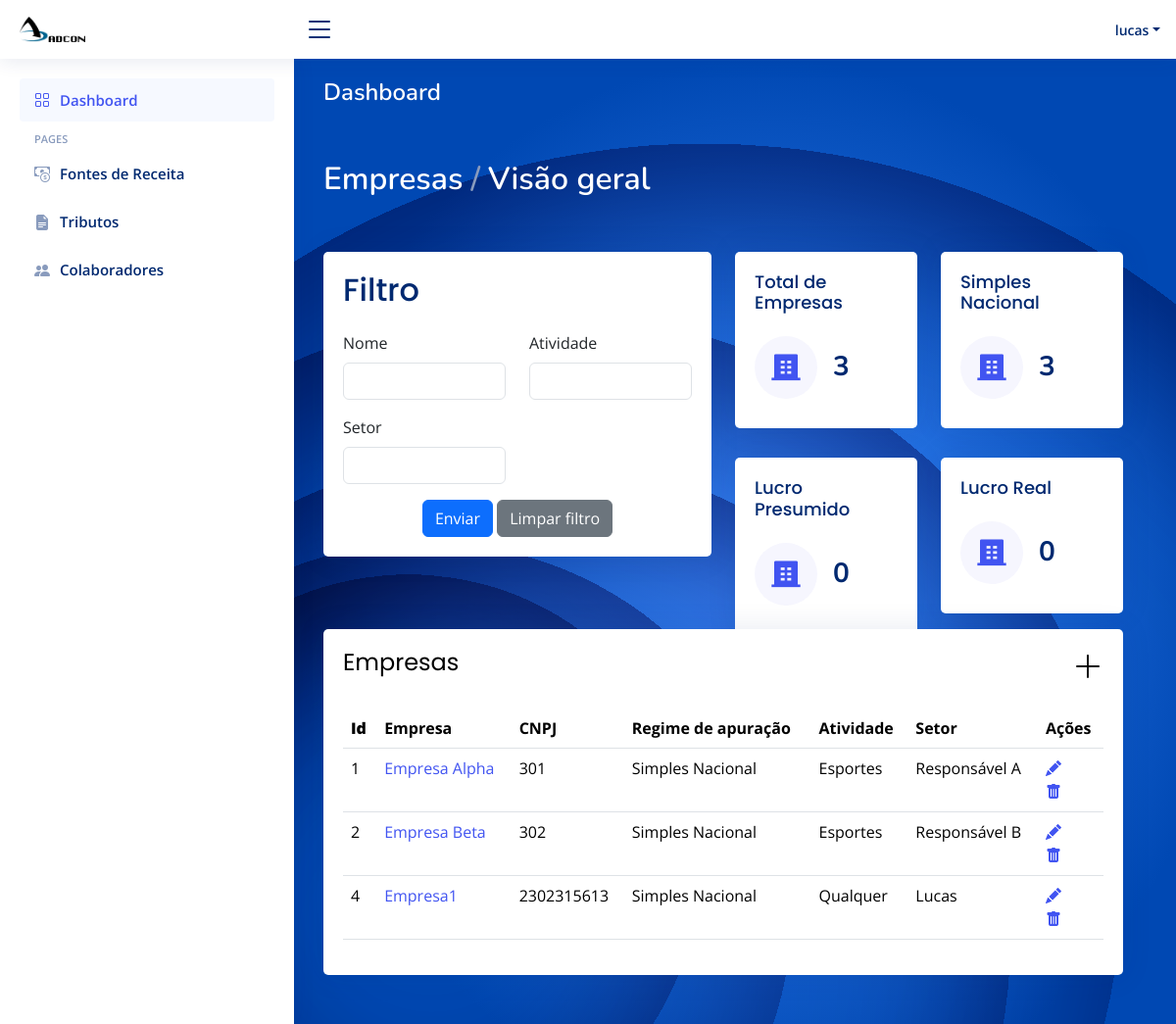
Screenshot of /index (signed in) with the database file from the repository.
### app/models.py (models this page shows)
class Empresa(models.Model):
    id_empresa = models.AutoField(primary_key=True)
    nome = models.CharField(max_length=100, blank=True, null=True)
    responsaveis = models.CharField(max_length=100, blank=True, null=True)
    atividade = models.CharField(max_length=100, blank=True, null=True)
    cnpj_federal = models.ForeignKey(Federal, on_delete=models.CASCADE)
    ie_estadual = models.ForeignKey(Estadual, on_delete=models.CASCADE)
    ccm_municipal = models.ForeignKey(Municipal, on_delete=models.CASCADE)
    regime_apuracao = models.CharField(max_length=100, blank=True, null=True)

### app/views.py (the view)
# urls.py: path("", index, name='index'),
def index(request):
    nome = request.GET.get('nome')
    atividade = request.GET.get('atividade')
    responsavel = request.GET.get('responsavel')
    regime_apuracao = request.GET.get('regime_apuracao')
    empresas_lucro_real = Empresa.objects.filter(regime_apuracao='Lucro Real').count()
    empresas_simples_nacional = Empresa.objects.filter(regime_apuracao='Simples Nacional').count()
    empresas_lucro_presumido = Empresa.objects.filter(regime_apuracao='Lucro Presumido').count()
    empresas = Empresa.objects.all()
    if nome:
        empresas = empresas.filter(nome__icontains=nome)
    if atividade:
        empresas = empresas.filter(atividade__icontains=atividade)
    if responsavel:
        empresas = empresas.filter(responsavel__icontains=responsavel)
    if regime_apuracao:
        empresas = empresas.filter(regime_apuracao=regime_apuracao)
    return render(request, 'frontend/index.html', {
        'empresas': empresas,
        'empresas_lucro_real': empresas_lucro_real,
        'empresas_simples_nacional': empresas_simples_nacional,
        'empresas_lucro_presumido': empresas_lucro_presumido
    })

### app/templates/frontend/index.html (shortened to what this page needs)
<!DOCTYPE html>
<html lang="en">
{% load static %}
<head>
  <link href="{% static "vendor/bootstrap/css/bootstrap.min.css" %}" rel="stylesheet">
  <link href="{% static "vendor/bootstrap-icons/bootstrap-icons.css" %}" rel="stylesheet">
  <link href="{% static "vendor/boxicons/css/boxicons.min.css" %}" rel="stylesheet">
  <link href="{% static "vendor/quill/quill.snow.css" %}" rel="stylesheet">
  <link href="{% static "vendor/quill/quill.bubble.css" %}" rel="stylesheet">
  <link href="{% static "vendor/remixicon/remixicon.css" %}" rel="stylesheet">
  <link href="{% static "vendor/simple-datatables/style.css" %}" rel="stylesheet">
  <link href="{% static "css/style.css" %}" rel="stylesheet">
</head>
<body>
  <header id="header" class="header fixed-top d-flex align-items-center">
    <div class="d-flex align-items-center justify-content-between">
      <a href="{% url 'index' %}" class="logo d-flex align-items-center">
        <img src="{% static "img/logo.png" %}" alt="" >
      </a>
      <i class="bi bi-list toggle-sidebar-btn"></i>
    </div>
    <nav class="header-nav ms-auto">
      <ul class="d-flex align-items-center">
        <li class="nav-item dropdown pe-3">
          <a class="nav-link nav-profile d-flex align-items-center pe-0" href="#" data-bs-toggle="dropdown">
            <span class="d-none d-md-block dropdown-toggle ps-2">{{user.username}}</span>
          </a>
        </li>
      </ul>
    </nav>
  </header>
  <aside id="sidebar" class="sidebar">
    <ul class="sidebar-nav" id="sidebar-nav">
      <li class="nav-item">
        <a class="nav-link " href="{% url 'index' %}">
          <i class="bi bi-grid"></i>
          <span>Dashboard</span>
        </a>
      </li>
      <li class="nav-heading">Pages</li>
      <li class="nav-item">
        <a class="nav-link collapsed" href="{% url 'fontes_receitas' %}">
          <i class="bi bi-cash-coin"></i>
          <span>Fontes de Receita</span>
        </a>
      </li>
      <li class="nav-item">
        <a class="nav-link collapsed" href="{% url 'tributos' %}">
          <i class="bi bi-file-earmark-text-fill"></i>
          <span>Tributos</span>
        </a>
      </li>
      <li class="nav-item">
        <a class="nav-link collapsed" href={% url 'colaboradores' %}>
          <i class="bi bi-people-fill"></i>
          <span>Colaboradores</span>
        </a>
      </li>
    </ul>
  </aside>
  <main id="main" class="main" style="background-image: url('{% static "img/graphic-side.svg" %}');">
    <div class="pagetitle">
      <h1 style="color: white;">Dashboard</h1>
      <nav>
        <ol class="breadcrumb" style="margin-bottom: 50px; margin-top: 50px; font-size: xx-large;">
          <li class="breadcrumb-item" style="color: white;">Empresas</li>
          <li class="breadcrumb-item" style="color: white;" >Visão geral</li>
        </ol>
      </nav>
    </div>
    <section class="section dashboard">
      <div class="row">
        <div class="row" style="height: 385px; margin-bottom: 0%;">
          <div class="col-lg-6">
            <div class="card" style="width: 100%; padding-bottom: 0px;">
              <div class="card-body">
                <h5 class="card-title" style="font-size: xx-large;">Filtro</h5>
                <form action="{% url 'index' %}" method="GET"> {% csrf_token %}
                  <div class="row mb-3">
                    <div class="col-sm-6">
                      <label for="inputText" class="form-label">Nome</label>
                      <input type="text" class="form-control" id="inputText" name="nome">
                    </div>
                    <div class="col-sm-6">
                      <label for="inputText" class="form-label">Atividade</label>
                      <input type="text" class="form-control" id="inputText" name="atividade">
                    </div>
                  </div>
                  <div class="row mb-3">
                    <div class="col-sm-6">
                      <label for="inputPassword" class="form-label">Setor</label>
                      <input type="password" class="form-control" id="inputPassword" name="responsavel">
                    </div>
                  </div>
                  <div class="text-center">
                    <button type="submit" class="btn btn-primary">Enviar</button>
                    <button type="reset" class="btn btn-secondary">Limpar filtro</button>
                  </div>
                </form>
              </div>
            </div>
          </div>
          <div class="col-lg-6">
            <div class="row mb-3" style="padding-bottom: 0%; height: 43%;">
              <div class="col-xxl-6 col-md-6">
                <div class="card info-card sales-card">
                  <div class="card-body">
                    <h5 class="card-title">Total de Empresas</h5>
                    <div class="d-flex align-items-center">
                      <div class="card-icon rounded-circle d-flex align-items-center justify-content-center">
                      </div>
                      <div class="ps-3">
                        <h6>{{ empresas.count }}</h6>
                      </div>
                    </div>
                  </div>
                </div>
              </div>
              <div class="col-xxl-6 col-md-6">
                <div class="card info-card sales-card">
                  <div class="card-body">
                    <h5 class="card-title">Simples Nacional</h5>
                    <div class="d-flex align-items-center">
                      <div class="card-icon rounded-circle d-flex align-items-center justify-content-center">
                      </div>
                      <div class="ps-3">
                        <h6>{{ empresas_simples_nacional }}</h6>
                      </div>
                    </div>
                  </div>
                </div>
              </div>
            </div>
            <div class="row mb-3">
              <div class="col-xxl-6 col-md-6">
                <div class="card info-card sales-card">
                  <div class="card-body">
                    <h5 class="card-title">Lucro Presumido</h5>
                    <div class="d-flex align-items-center">
                      <div class="card-icon rounded-circle d-flex align-items-center justify-content-center">
                      </div>
                      <div class="ps-3">
                        <h6>{{ empresas_lucro_presumido }}</h6>
                      </div>
                    </div>
                  </div>
                </div>
              </div>
              <div class="col-xxl-6 col-md-6">
                <div class="card info-card sales-card">
                  <div class="card-body">
                    <h5 class="card-title">Lucro Real</h5>
                    <div class="d-flex align-items-center">
                      <div class="card-icon rounded-circle d-flex align-items-center justify-content-center">
                      </div>
                      <div class="ps-3">
                        <h6>{{ empresas_lucro_real }}</h6>
                      </div>
                    </div>
                  </div>
                </div>
              </div>
            </div>
          </div>
        </div>
        <div class="row">
          <div class="col-lg-12">
            <div class="card">
              <div class="card-body">
                <h5 class="card-title" style="display: flex; justify-content: space-between;">
                  <span style="font-size: x-large; color: rgb(0, 0, 0);">Empresas</span>
                  <a href="{% url 'criar_empresa' %}">
                    <i style="font-size: 2rem; color: black;" class="bi bi-plus-lg"></i>
                  </a>
              </h5>
                <table class="table datatable">
                  <thead>
                    <tr>
                      <th>
                        <b>Id</b>
                      </th>
                      <th>Empresa</th>
                      <th>CNPJ</th>
                      <th>Regime de apuração</th>
                      <th>Atividade</th>
                      <th>Setor</th>
                      <th>Ações</th>
                    </tr>
                  </thead>
                  <tbody>
                  {% for empresa in empresas %}
                    <tr>
                      <td>{{ empresa.id_empresa }}</td>
                      <td><a href="{% url 'exibirempresas' empresa_id=empresa.id_empresa %}">{{ empresa.nome }}</a></td>
                      <td>{{ empresa.cnpj_federal_id }}</td>
                      <td>{{ empresa.regime_apuracao }}</td>
                      <td>{{ empresa.atividade }}</td>
                      <td>{{ empresa.responsaveis }}</td>
                      <td>
                        <a href="{% url 'editar_empresa' empresa_id=empresa.id_empresa %}"><i class="bi bi-pencil-fill" style="margin-right: 17%; margin-left: 0%;"></i></a>
                        <a href="{% url 'deletar_empresa' empresa_id=empresa.id_empresa %}"><i class="bi bi-trash-fill" style="margin-right: 17%;"></i></a>
                      </td>
                    </tr>
                  {% endfor %}
                  </tbody>
                </table>
              </div>
            </div>
          </div>
        </div>
          </div>
    </section>
  </main>
</body>
</html>

### app/static/css/style.css (style rules this page uses)
:root { scroll-behavior: smooth; }
body { font-family: "Open Sans", sans-serif; background: #f6f9ff; color: #444444; }
a { color: #4154f1; text-decoration: none; }
h1, h2, h3, h4, h5, h6 { font-family: "Nunito", sans-serif; }
#main { margin-top: 60px; padding: 20px 30px; transition: all 0.3s; }
.pagetitle { margin-bottom: 10px; }
.pagetitle h1 { font-size: 24px; margin-bottom: 0; font-weight: 600; color: #012970; }
.card { margin-bottom: 30px; border: none; border-radius: 5px; box-shadow: 0px 0 30px rgba(1, 41, 112, 0.1); }
.card-title { padding: 20px 0 15px 0; font-size: 18px; font-weight: 500; color: #012970; font-family: "Poppins", sans-serif; }
.card-title span { color: #899bbd; font-size: 14px; font-weight: 400; }
.card-body { padding: 0 20px 20px 20px; }
.breadcrumb { font-size: 14px; font-family: "Nunito", sans-serif; color: #899bbd; font-weight: 600; }
.breadcrumb .breadcrumb-item::before { color: #899bbd; }
.logo { line-height: 1; }
@media (min-width: 1200px) { .logo { width: 280px; } }
.logo img { max-height: 26px; margin-right: 6px; }
.header { transition: all 0.5s; z-index: 997; height: 60px; box-shadow: 0px 2px 20px rgba(1, 41, 112, 0.1); background-color: #fff; padding-left: 20px; }
.header .toggle-sidebar-btn { font-size: 32px; padding-left: 10px; cursor: pointer; color: #012970; }
.header-nav ul { list-style: none; }
.header-nav>ul { margin: 0; padding: 0; }
.header-nav .nav-profile { color: #012970; }
.header-nav .nav-profile span { font-size: 14px; font-weight: 600; }
.sidebar { position: fixed; top: 60px; left: 0; bottom: 0; width: 300px; z-index: 996; transition: all 0.3s; padding: 20px; overflow-y: auto; scrollbar-width: thin; scrollbar-color: #aab7cf transparent; box-shadow: 0px 0px 20px rgba(1, 41, 112, 0.1); background-color: #fff; }
@media (min-width: 1200px) { #main, #footer { margin-left: 300px; } }
.sidebar-nav { padding: 0; margin: 0; list-style: none; }
.sidebar-nav li { padding: 0; margin: 0; list-style: none; }
.sidebar-nav .nav-item { margin-bottom: 5px; }
.sidebar-nav .nav-heading { font-size: 11px; text-transform: uppercase; color: #899bbd; font-weight: 600; margin: 10px 0 5px 15px; }
.sidebar-nav .nav-link { display: flex; align-items: center; font-size: 15px; font-weight: 600; color: #4154f1; transition: 0.3; background: #f6f9ff; padding: 10px 15px; border-radius: 4px; }
.sidebar-nav .nav-link i { font-size: 16px; margin-right: 10px; color: #4154f1; }
.sidebar-nav .nav-link.collapsed { color: #012970; background: #fff; }
.sidebar-nav .nav-link.collapsed i { color: #899bbd; }
.dashboard .info-card { padding-bottom: 10px; }
.dashboard .info-card h6 { font-size: 28px; color: #012970; font-weight: 700; margin: 0; padding: 0; }
.dashboard .card-icon { font-size: 32px; line-height: 0; width: 64px; height: 64px; flex-shrink: 0; flex-grow: 0; }
.dashboard .sales-card .card-icon { color: #4154f1; background: #f6f6fe; }

### rows the page displays
Empresa: id_empresa "1", nome "Empresa Alpha", cnpj_federal_id "301", regime_apuracao "Simples Nacional", atividade "Esportes", responsaveis "Responsável A"
Empresa: id_empresa "2", nome "Empresa Beta", cnpj_federal_id "302", regime_apuracao "Simples Nacional", atividade "Esportes", responsaveis "Responsável B"
Empresa: id_empresa "4", nome "Empresa1", cnpj_federal_id "2302315613", regime_apuracao "Simples Nacional", atividade "Qualquer", responsaveis "Lucas"

### other values shown
{{ user.username }} "lucas"
{{ empresas.count }} "3"
{{ empresas_simples_nacional }} "3"
{{ empresas_lucro_presumido }} "0"
{{ empresas_lucro_real }} "0"
